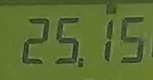
#> input picture Captured/newframe9.5_sec.jpg, 153 x 80 px, found by its file name
$ python Day14.py
#> lines starting #> are read from the running program, lines starting #| are printed output that depends on the picture; after the words box and inside, x2 and y2 are one past the last pixel; in counts of white or black regions, pixels touching at a corner belong together
from imutils.perspective import four_point_transform
from imutils import contours
import imutils
import cv2
import PIL
# from PIL import Image as im
from PIL import ImageEnhance, Image

import numpy as np
import matplotlib.pyplot as plt
FONT = cv2.FONT_HERSHEY_SIMPLEX
CYAN = (255, 255, 0)
# define the dictionary of digit segments so we can identify
# each digit on the thermostat
DIGITSDICT = {
    (1, 1, 0, 1, 1, 0, 0): 0,
    (1, 1, 1, 0, 1, 1, 1): 0,
    (1, 1, 0, 1, 1, 1, 0): 0,
    (0, 0, 1, 0, 0, 1, 0): 1,
    (1, 1, 0, 1, 1, 0, 1): 1,
    (1, 0, 0, 1, 1, 1, 0): 2,

    (1, 0, 1, 1, 1, 1, 0): 2,
    (1, 0, 1, 1, 0, 1, 1): 3,
    (0, 1, 1, 1, 0, 1, 0): 4,
    (1, 1, 0, 1, 0, 1, 1): 5,
    (1, 1, 0, 1, 1, 1, 1): 6,
    (1, 0, 1, 0, 0, 1, 0): 7,
    (1, 1, 1, 1, 1, 1, 1): 8,
    (1, 1, 1, 1, 0, 1, 1): 9,
    (1, 1, 1, 1, 1, 1, 0): 0,
    (0, 1, 1, 0, 0, 0, 0): 1,
    (1, 1, 0, 1, 1, 0, 1): 2,
    (1, 1, 1, 1, 0, 0, 1): 3,
    (0, 1, 1, 0, 0, 1, 1): 4,
    (1, 0, 1, 1, 0, 1, 1): 5,
    (1, 0, 1, 1, 1, 1, 1): 6,
    (1, 1, 1, 0, 0, 1, 0): 7,
    (1, 1, 1, 1, 1, 1, 1): 8,
    (1, 1, 1, 1, 0, 1, 1): 9,
    (1, 1, 1, 1, 0, 1, 0): 0,
    (0, 1, 1, 1, 1, 0, 0): 5
}

# image = cv2.imread("C:/Users/User/Downloads/w1.jpeg")
# image = cv2.imread("C:/Users/user/Desktop/Computer_Vision_Proj/Captured/newframe1.9_sec.jpg")
image = cv2.imread("C:/Users/user/Desktop/Computer_Vision_Proj/Captured/newframe9.5_sec.jpg")
#> image is the input picture: shape (80, 153, 3); mean B, G, R 51.4, 111.1, 93.7

# pre-process the image by resizing it, converting it to
# graycale, blurring it, and computing an edge map
# image = imutils.resize(image, height=500)
gray = cv2.cvtColor(image, cv2.COLOR_BGR2GRAY)
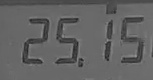
#> gray: shape (80, 153); min 32, max 148, mean 99.1
blurred = cv2.GaussianBlur(gray, (5, 5), 0)
# edged = cv2.Canny(blurred, 50, 200, 255)
edged = cv2.Canny(blurred, 50, 200, 255)
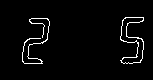
#> edged: shape (80, 153); 3.1% white in thin lines or dots, all inside (x1, y1, x2, y2) = (22, 17, 144, 64)

data233 = Image.fromarray(gray)
# data233 = Image.fromarray(image)
im = data233

# [5 lines of commented-out code are left out]
left = 0
top = 0
right = 0
bottom = 0

# Cropped image of above dimension
# (It will not change original image)
# im1 = im.crop((left, top, right, bottom))
# im1 = im[450:530, 435:568]
# im_data = np.asarray(im)
im_data = np.asarray(data233)

roi_color = im_data
# [19 lines of commented-out code are left out]
#> (the run stopped early here; a loop or call above may not have finished)

$ run again, with Captured/newframe6.65_sec.jpg copied over Captured/newframe9.5_sec.jpg
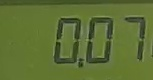
#> input picture Captured/newframe6.65_sec.jpg, 153 x 80 px, found by its file name
#> image is the input picture: shape (80, 153, 3); mean B, G, R 52.1, 111.8, 94.5
#> `gray = cv2.cvtColor(image, cv2.COLOR_BGR2GRAY)`:
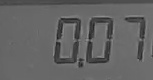
#> gray: shape (80, 153); min 31, max 143, mean 99.9
#> `edged = cv2.Canny(blurred, 50, 200, 255)`:
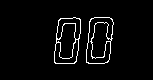
#> edged: shape (80, 153); 3.9% white in thin lines or dots, all inside (x1, y1, x2, y2) = (54, 17, 114, 64)

$ run again, with Captured/newframe7.6_sec.jpg copied over Captured/newframe9.5_sec.jpg
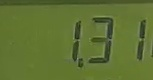
#> input picture Captured/newframe7.6_sec.jpg, 153 x 80 px, found by its file name
#> image is the input picture: shape (80, 153, 3); mean B, G, R 50.9, 113.9, 96
#> `gray = cv2.cvtColor(image, cv2.COLOR_BGR2GRAY)`:
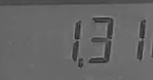
#> gray: shape (80, 153); min 26, max 147, mean 101.4
#> edged: shape (80, 153); every value is 0

$ run again, with Captured/newframe8.55_sec.jpg copied over Captured/newframe9.5_sec.jpg
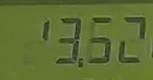
#> input picture Captured/newframe8.55_sec.jpg, 153 x 80 px, found by its file name
#> image is the input picture: shape (80, 153, 3); mean B, G, R 51.8, 112, 94.5
#> `gray = cv2.cvtColor(image, cv2.COLOR_BGR2GRAY)`:
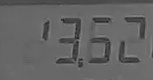
#> gray: shape (80, 153); min 32, max 139, mean 100
#> `edged = cv2.Canny(blurred, 50, 200, 255)`:
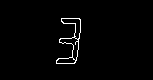
#> edged: shape (80, 153); 1.6% white in thin lines or dots, all inside (x1, y1, x2, y2) = (56, 18, 81, 64)
